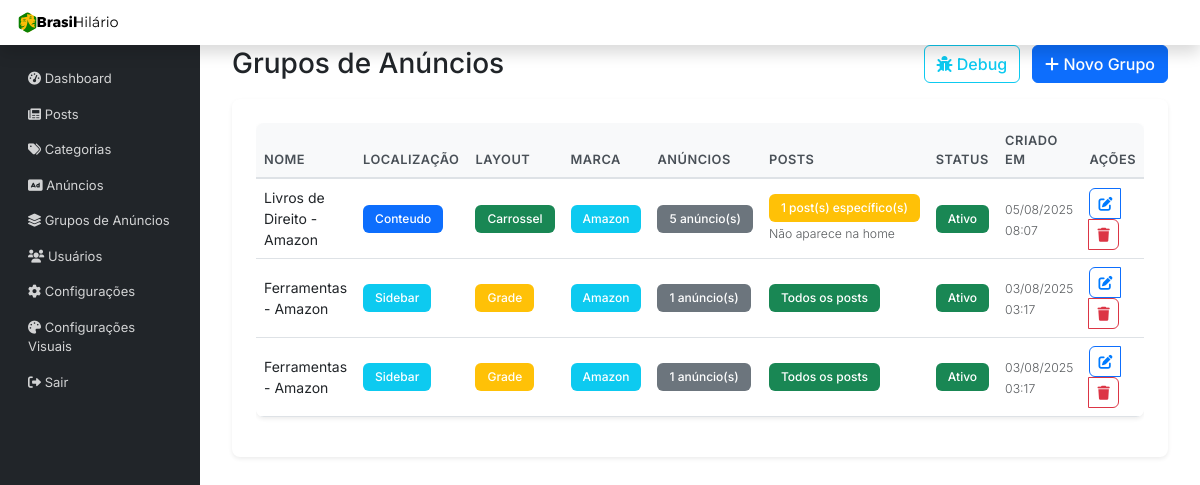
/admin/grupos-anuncios.php (signed in), run on an earlier commit of the app's database.
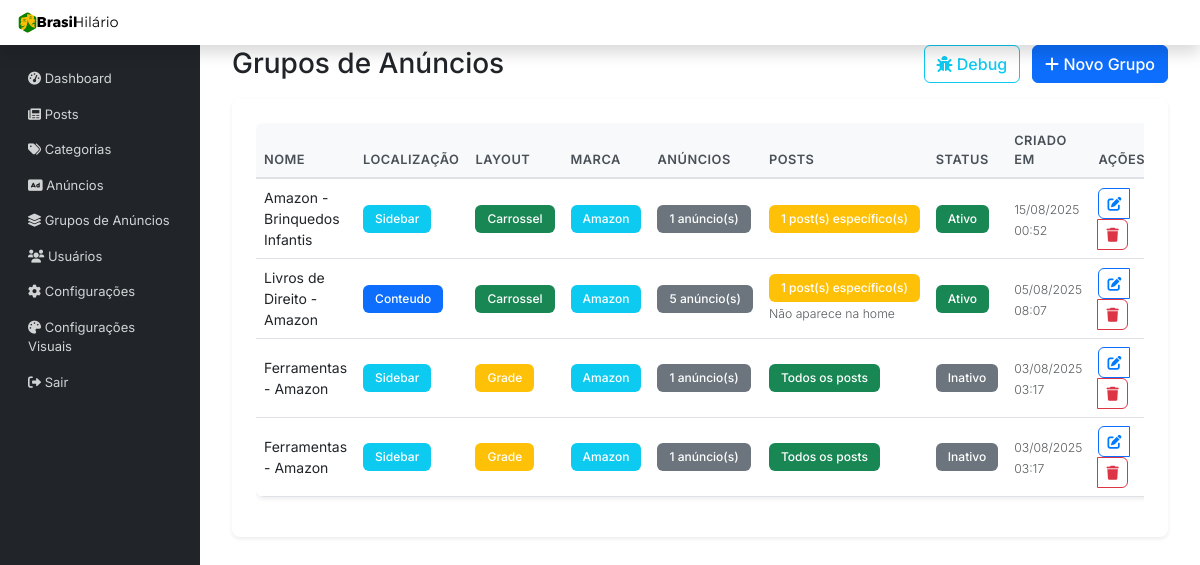
And on a later commit of the database.
### tables this page shows
CREATE TABLE `grupos_anuncios` (
  `id` int(11) NOT NULL,
  `nome` varchar(255) NOT NULL,
  `localizacao` enum('sidebar','conteudo') NOT NULL,
  `layout` enum('carrossel','grade') DEFAULT 'carrossel',
  `marca` enum('','shopee','amazon') DEFAULT '',
  `ativo` tinyint(1) DEFAULT '1',
  `criado_em` timestamp NOT NULL DEFAULT CURRENT_TIMESTAMP,
  `atualizado_em` timestamp NOT NULL DEFAULT CURRENT_TIMESTAMP ON UPDATE CURRENT_TIMESTAMP,
  `posts_especificos` tinyint(1) DEFAULT '0' COMMENT 'TRUE = apenas posts selecionados, FALSE = todos os posts',
  `aparecer_inicio` tinyint(1) DEFAULT '1' COMMENT 'TRUE = aparece na página inicial, FALSE = não aparece',
  `prioridade` int(11) DEFAULT '0' COMMENT 'Ordem de exibição (maior número = maior prioridade)'
);

### includes/GruposAnunciosManager.php (called while the page is built, shortened)
<?php
class GruposAnunciosManager {
    private $pdo;
    public function __construct($pdo) {
        $this->pdo = $pdo;
    }
    public function getAllGruposComStats() {
        $sql = "SELECT g.*, COUNT(gi.anuncio_id) as total_anuncios
                FROM grupos_anuncios g
                LEFT JOIN grupos_anuncios_items gi ON g.id = gi.grupo_id
                GROUP BY g.id
                ORDER BY g.criado_em DESC";
        try {
            $stmt = $this->pdo->prepare($sql);
            $stmt->execute();
            return $stmt->fetchAll(PDO::FETCH_ASSOC);
        } catch (Exception $e) {
            error_log("Erro ao buscar grupos com stats: " . $e->getMessage());
            return [];
        }
    }
}

### admin/grupos-anuncios.php (the view, shortened to what this page needs)
<?php
require_once '../config/database.php';
require_once '../includes/GruposAnunciosManager.php';
$gruposManager = new GruposAnunciosManager($pdo);
$grupos = $gruposManager->getAllGruposComStats();
include 'includes/header.php';
?>
<div class="d-flex justify-content-between align-items-center mb-4">
    <h1 class="h3 mb-0">Grupos de Anúncios</h1>
    <div>
        <a href="debug-grupos.php" class="btn btn-outline-info me-2">
            <i class="fas fa-bug"></i> Debug
        </a>
        <a href="novo-grupo-anuncios.php" class="btn btn-primary">
            <i class="fas fa-plus"></i> Novo Grupo
        </a>
    </div>
</div>
    <div class="card">
        <div class="card-body">
            <?php if (empty($grupos)): ?>
                <div class="text-center py-4">
                    <i class="fas fa-ad fa-3x text-muted mb-3"></i>
                    <h5 class="text-muted">Nenhum grupo de anúncios encontrado</h5>
                    <p class="text-muted">Crie seu primeiro grupo para começar a exibir anúncios organizados.</p>
                    <a href="novo-grupo-anuncios.php" class="btn btn-primary">
                        <i class="fas fa-plus"></i> Criar Primeiro Grupo
                    </a>
                </div>
            <?php else: ?>
                <div class="table-responsive">
                    <table class="table table-hover">
                        <thead>
                            <tr>
                                <th>Nome</th>
                                <th>Localização</th>
                                <th>Layout</th>
                                <th>Marca</th>
                                <th>Anúncios</th>
                                <th>Posts</th>
                                <th>Status</th>
                                <th>Criado em</th>
                                <th>Ações</th>
                            </tr>
                        </thead>
                        <tbody>
                            <?php foreach ($grupos as $grupo): ?>
                                <tr>
                                    <td>
                                        <strong><?php echo htmlspecialchars($grupo['nome']); ?></strong>
                                    </td>
                                    <td>
                                        <span class="badge bg-<?php echo $grupo['localizacao'] === 'sidebar' ? 'info' : 'primary'; ?>">
                                            <?php echo ucfirst($grupo['localizacao']); ?>
                                        </span>
                                    </td>
                                    <td>
                                        <span class="badge bg-<?php echo $grupo['layout'] === 'carrossel' ? 'success' : 'warning'; ?>">
                                            <?php echo ucfirst($grupo['layout']); ?>
                                        </span>
                                    </td>
                                    <td>
                                        <?php if (!empty($grupo['marca'])): ?>
                                            <span class="badge bg-info">
                                                <?php echo ucfirst($grupo['marca']); ?>
                                            </span>
                                        <?php else: ?>
                                            <span class="badge bg-secondary">Infoproduto</span>
                                        <?php endif; ?>
                                    </td>
                                    <td>
                                        <span class="badge bg-secondary">
                                            <?php echo $grupo['total_anuncios']; ?> anúncio(s)
                                        </span>
                                    </td>
                                    <td>
                                        <?php if ($grupo['posts_especificos']): ?>
                                            <span class="badge bg-warning" title="<?php echo htmlspecialchars(implode(', ', $grupo['posts_list'])); ?>">
                                                <?php echo $grupo['posts_info']; ?>
                                            </span>
                                            <?php if (!$grupo['aparecer_inicio']): ?>
                                                <br><small class="text-muted">Não aparece na home</small>
                                            <?php endif; ?>
                                        <?php else: ?>
                                            <span class="badge bg-success">
                                                <?php echo $grupo['posts_info']; ?>
                                            </span>
                                        <?php endif; ?>
                                    </td>
                                    <td>
                                        <?php if ($grupo['ativo']): ?>
                                            <span class="badge bg-success">Ativo</span>
                                        <?php else: ?>
                                            <span class="badge bg-secondary">Inativo</span>
                                        <?php endif; ?>
                                    </td>
                                    <td>
                                        <small class="text-muted">
                                            <?php echo date('d/m/Y H:i', strtotime($grupo['criado_em'])); ?>
                                        </small>
                                    </td>
                                    <td>
                                        <div class="btn-group btn-group-sm" role="group">
                                            <a href="editar-grupo-anuncios.php?id=<?php echo $grupo['id']; ?>"
                                               class="btn btn-outline-primary" title="Editar">
                                                <i class="fas fa-edit"></i>
                                            </a>
                                            <button type="button" class="btn btn-outline-danger"
                                                    onclick="confirmarExclusao(<?php echo $grupo['id']; ?>, '<?php echo htmlspecialchars($grupo['nome']); ?>')"
                                                    title="Excluir">
                                                <i class="fas fa-trash"></i>
                                            </button>
                                        </div>
                                    </td>
                                </tr>
                            <?php endforeach; ?>
                        </tbody>
                    </table>
                </div>
            <?php endif; ?>
        </div>
    </div>
<?php include 'includes/footer.php'; ?>

### admin/includes/header.php (shortened to what this page needs)
<!DOCTYPE html>
<html lang="pt-BR">
<head>
    <link href="https://cdn.jsdelivr.net/npm/bootstrap@5.3.0/dist/css/bootstrap.min.css" rel="stylesheet">
    <link href="css-custom/style-custom-adm.css" rel="stylesheet">
    <link href="https://cdnjs.cloudflare.com/ajax/libs/font-awesome/6.0.0/css/all.min.css" rel="stylesheet">
</head>
<body>
    <header class="navbar sticky-top flex-md-nowrap p-0 shadow">
        <a class="navbar-brand col-md-3 col-lg-2 me-0 px-3" href="index.php">
            <img width="150" src="../assets/img/logo-brasil-hilario-quadrada-svg.svg" alt="Brasil Hilário" class="img-fluid">
        </a>
    </header>
    <div class="container-fluid">
        <div class="row">
            <nav id="sidebarMenu" class="col-md-3 col-lg-2 d-md-block bg-dark sidebar collapse">
                <div class="position-sticky pt-3">
                    <?php include 'sidebar.php'; ?>
                </div>
            </nav>
            <main class="col-md-9 ms-sm-auto col-lg-10 px-md-4 sz-fnt">

### admin/includes/sidebar.php
<?php
$is_admin = isset($_SESSION['usuario_tipo']) && $_SESSION['usuario_tipo'] === 'admin';
?>
<ul class="nav flex-column" style="max-width: max-content;">
    <li class="nav-item">
        <a class="nav-link" href="index.php">
            <i class="fas fa-tachometer-alt"></i> Dashboard
        </a>
    </li>
    <li class="nav-item">
        <a class="nav-link" href="posts.php">
            <i class="fas fa-newspaper"></i> Posts
        </a>
    </li>
    <li class="nav-item">
        <a class="nav-link" href="categorias.php">
            <i class="fas fa-tags"></i> Categorias
        </a>
    </li>
    <li class="nav-item">
        <a class="nav-link" href="anuncios.php">
            <i class="fas fa-ad"></i> Anúncios
        </a>
    </li>
    <li class="nav-item">
        <a class="nav-link" href="grupos-anuncios.php">
            <i class="fas fa-layer-group"></i> Grupos de Anúncios
        </a>
    </li>
    <li class="nav-item">
        <a class="nav-link" href="usuarios.php">
            <i class="fas fa-users"></i> Usuários
        </a>
    </li>
    <li class="nav-item">
        <a class="nav-link" href="configuracoes.php">
            <i class="fas fa-cog"></i> Configurações
        </a>
    </li>
    <?php if ($is_admin): ?>
    <li class="nav-item">
        <a class="nav-link" href="configuracoes-visuais.php">
            <i class="fas fa-palette"></i> Configurações Visuais
        </a>
    </li>
    <?php endif; ?>
    <li class="nav-item">
        <a class="nav-link" href="logout.php">
            <i class="fas fa-sign-out-alt"></i> Sair
        </a>
    </li>
</ul>

### admin/includes/footer.php (shortened to what this page needs)
                </div>
        </div>
</body>
</html>

### admin/css-custom/style-custom-adm.css (style rules this page uses)
html, body { height: 100%; }
body { display: flex; flex-direction: column; }
.container-fluid { flex: 1; display: flex; flex-direction: column; }
.row { flex: 1; display: flex; }
.sidebar { flex-shrink: 0; }
main { flex: 1; display: flex; flex-direction: column; min-height: 100vh; }
.col-md-9.ms-sm-auto.col-lg-10.px-md-4 { display: flex; flex-direction: column; min-height: calc(100vh - 60px); }
.col-md-9.ms-sm-auto.col-lg-10.px-md-4 > * { flex: 0 0 auto; }
.card { height: auto; display: block; }
.card-body { flex: none; }
.table-responsive { flex: none; display: block; }
.table { flex: none; }
.d-flex.justify-content-between, .btn-group, .alert, .nav-tabs, .tab-content { flex: none; display: block; }
.row .col-md-12, .row .col-md-6, .row .col-md-4, .row .col-md-3 { flex: none; display: block; }
.d-flex { display: flex !important; }
.flex-column { flex-direction: column !important; }
.mb-3, .mb-4, .mb-5 { margin-bottom: 1rem !important; }
.btn-toolbar, .d-flex.justify-content-between { margin-top: 0; margin-bottom: 1rem; }
#sidebarMenu { font-size: 13px!important; }
.sz-fnt { font-size: 14px!important; font-weight: 300!important; }
.sidebar { top: 30px!important; }
.sidebar .nav-link { color: rgba(255, 255, 255, 0.8) !important; }
.sidebar .nav-link i { color: rgba(255, 255, 255, 0.8) !important; }
.btn { border-radius: 0.375rem; font-weight: 500; }
.badge { font-size: 0.875rem; padding: 0.5rem 0.75rem; }
.table { border-radius: 0.5rem; overflow: hidden; box-shadow: 0 0.125rem 0.25rem rgba(0, 0, 0, 0.075); }
.table thead th { background-color: #f8f9fa; border-bottom: 2px solid #dee2e6; font-weight: 600; color: #495057; text-transform: uppercase; font-size: 0.8rem; letter-spacing: 0.5px; }
.table tbody a { color: #007bff; text-decoration: none; font-weight: 500; }

### admin/includes/header.php (style rules this page uses)
body { font-family: 'Inter', sans-serif; }
.navbar { background-color: #fff !important; box-shadow: 0 2px 4px rgba(0,0,0,.1); }
.navbar-brand img { max-height: 35px; width: auto; }
.sidebar .nav-link { color: rgba(255, 255, 255, 0.8) !important; }
.sidebar .nav-link i { color: rgba(255, 255, 255, 0.8) !important; }
.col-md-9.ms-sm-auto.col-lg-10.px-md-4 { padding-left: 2rem !important; padding-right: 2rem !important; padding-bottom: 4rem !important; }
.container-fluid { padding-left: 0; padding-right: 0; }
.row { margin-left: 0; margin-right: 0; }
main { width: 100%; max-width: 100%; }
.container-fluid .row { margin: 0; }
.col-md-9.ms-sm-auto.col-lg-10.px-md-4 > * { width: 100%; max-width: 100%; }
html, body { height: 100%; }
body { display: flex; flex-direction: column; }
.container-fluid { flex: 1; display: flex; flex-direction: column; }
.row { flex: 1; display: flex; }
.sidebar { flex-shrink: 0; }
main { flex: 1; display: flex; flex-direction: column; min-height: 100vh; }
.col-md-9.ms-sm-auto.col-lg-10.px-md-4 { display: flex; flex-direction: column; min-height: calc(100vh - 60px); }
.col-md-9.ms-sm-auto.col-lg-10.px-md-4 > * { flex: 0 0 auto; }
.card, .table-responsive, form, .alert, .nav-tabs, .tab-content { flex: none; display: block; }
.row .col-md-12, .row .col-md-6, .row .col-md-4, .row .col-md-3 { flex: none; display: block; }
.d-flex { display: flex !important; }
.flex-column { flex-direction: column !important; }
.card { border: none; box-shadow: 0 0.125rem 0.25rem rgba(0, 0, 0, 0.075); border-radius: 0.5rem; }
.card-body { padding: 1.5rem; }
.table th { border-top: none; font-weight: 600; color: #495057; background-color: #f8f9fa; }
.table td { vertical-align: middle; }
.btn { border-radius: 0.375rem; font-weight: 500; }
.badge { font-size: 0.75rem; font-weight: 500; }

What changed in the data, as far as the page shows it:
added grupos_anuncios: nome "Amazon - Brinquedos Infantis", localizacao "Sidebar", layout "Carrossel", marca "Amazon", total_anuncios "1", posts_info "1 post(s) específico(s)", ativo "Ativo", criado_em "15/08/2025 00:52"
changed grupos_anuncios "Ferramentas - Amazon": ativo "Ativo Ativo" → "Inativo Inativo"
